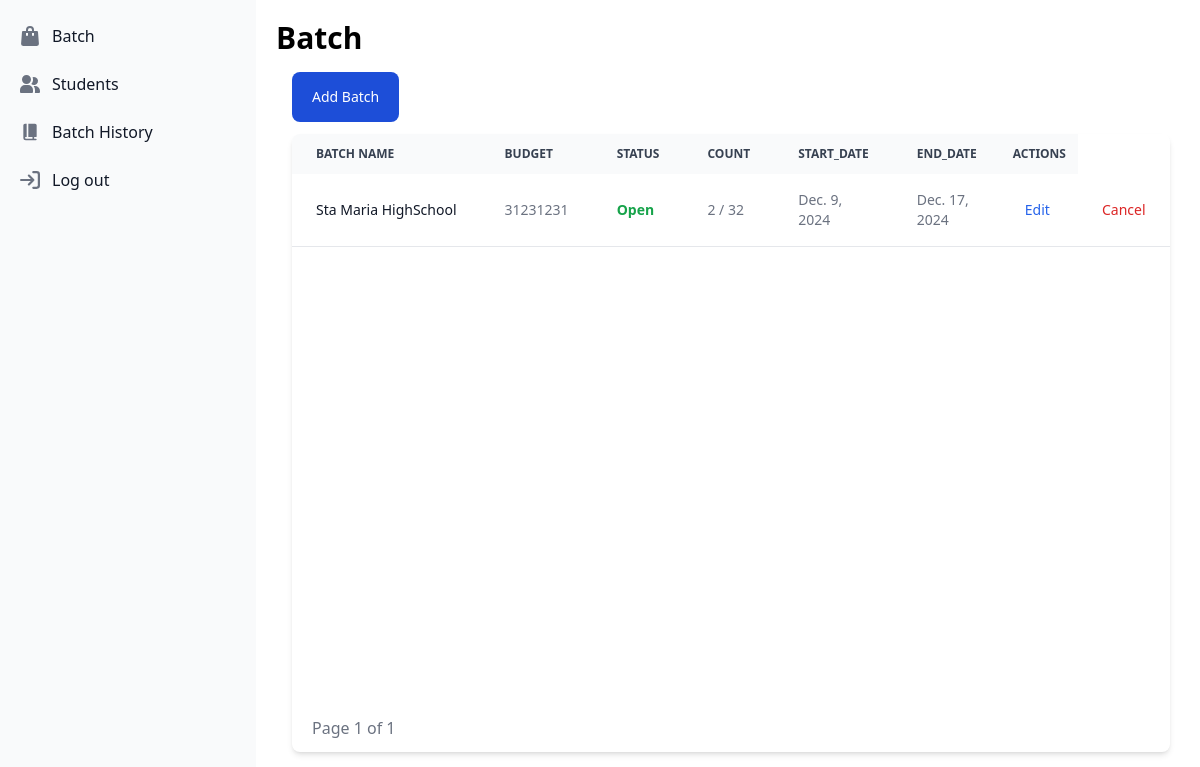
Screenshot of /batch/ (signed in) with the database file from the repository.
### EducationalAssistance/models.py (models this page shows, shortened)
class Batch(models.Model):
    batch_id = models.AutoField(primary_key=True)
    batch_name = models.CharField(max_length=255)
    start_date = models.DateField()
    end_date = models.DateField()
    status = models.CharField(max_length=255, choices=StatusChoices.choices, default=StatusChoices.Open)
    budget = models.IntegerField()
    limit = models.IntegerField()
    current_count = models.IntegerField(default=0)
    created_by = models.ForeignKey(User, on_delete=models.CASCADE, related_name="batches")

### Batch/views.py (the view)
# urls.py: path('', views.Batches, name='batch'),
@login_required
def Batches(request):
    user = request.user
    batches = Batch.objects.filter(status=StatusChoices.Open, created_by=user).order_by('end_date')
    page = request.GET.get('page', 1)
    paginator = Paginator(batches, 10)
    try:
        batches = paginator.page(page)
    except PageNotAnInteger:
        batches = paginator.page(1)
    except EmptyPage:
        batches = paginator.page(paginator.num_pages)
    return render(request, 'batch/Batches.html', {'batches': batches })

### templates/batch/Batches.html (shortened to what this page needs)
{% extends 'index.html' %}
{% load static %}
{% block content %}
    <div class="container p-5">
        <div class="flex w-full justify-start">
            <h1 class="font-bold text-xl md:text-3xl">
                Batch
            </h1>
        </div>
        <div class="p-4">
        <header class="flex justify-between mb-3">
            <a href="/batch/add/" class="flex justify-center items-center h-[50px] text-white bg-blue-700 hover:bg-blue-800 focus:ring-4 focus:ring-blue-300 font-medium rounded-lg text-sm px-5 py-2.5 focus:outline-none">
                Add Batch
            </a>
        </header>
        <div class="relative overflow-x-auto shadow-md sm:rounded-lg">
            <div class="min-h-[570px]">
                <table class="w-full text-sm text-left rtl:text-right text-gray-500 dark:text-gray-400">
                    <thead class="text-xs text-gray-700 uppercase bg-gray-50 dark:bg-gray-700 dark:text-gray-400">
                        <tr>
                            <th scope="col" class="px-6 py-3">
                                Batch name
                            </th>
                            <th scope="col" class="px-6 py-3">
                                budget
                            </th>
                            <th scope="col" class="px-6 py-3">
                                status
                            </th>
                            <th scope="col" class="px-6 py-3">
                                count
                            </th>
                            <th scope="col" class="px-6 py-3">
                                start_date
                            </th>
                            <th scope="col" class="px-6 py-3">
                                end_date
                            </th>
                            <th scope="col" class="px-3 py-3">
                                Actions
                            </th>
                        </tr>
                    </thead>
                    <tbody>
                        {% for batch in batches %}
                            <tr onclick="viewBatchRedirect('{{batch.batch_id}}')" class="h-[52.5px] hover:bg-blue-100 odd:bg-white odd:dark:bg-gray-900 even:bg-gray-50 even:dark:bg-gray-800 border-b dark:border-gray-700">
                                <th scope="row" class="px-6 py-4 font-medium text-gray-900 whitespace-nowrap dark:text-white">
                                    {{ batch.batch_name }}
                                </th>
                                <td class="px-6 py-4">
                                    {{ batch.budget }}
                                </td>
                                <td class="px-6 py-4 font-semibold {% if batch.status == 'Open' %} text-green-600 {% else %} text-red-600 {% endif %}">
                                    {{ batch.status }}
                                </td>
                                <td class="px-6 py-4">
                                    {{ batch.current_count }} / {{ batch.limit }}
                                </td>
                                <td class="px-6 py-4">
                                    {{ batch.start_date }}
                                </td>
                                <td class="px-6 py-4">
                                    {{ batch.end_date }}
                                </td>
                                <td class="px-6 py-4">
                                    <a href="update/{{batch.batch_id}}" class="font-medium text-blue-600 dark:text-blue-500 hover:underline">Edit</a>
                                </td>
                                <td class="px-6 py-4">
                                    <a href="cancel/{{batch.batch_id}}" class="font-medium text-red-600 dark:text-red-500 hover:underline">Cancel</a>
                                </td>
                            </tr>
                        {% endfor %}
                    </tbody>
                </table>
            </div>
            <div class="pagination">
                <span class="step-links flex gap-3 items-center py-3 px-5">
                    <span class="font-medium text-gray-500 dark:text-gray-400">
                        Page {{ batches.number }} of {{ batches.paginator.num_pages }}
                    </span>
                </span>
            </div>
        </div>
        </div>
    </div>
{% endblock %}

### rows the page displays
Batch: batch_name "Sta Maria HighSchool", budget "31231231", status "Open", current_count "2", limit "32", start_date "Dec. 9, 2024", end_date "Dec. 17, 2024"

### other values shown
{{ batches.number }} "1"
{{ batches.paginator.num_pages }} "1"
